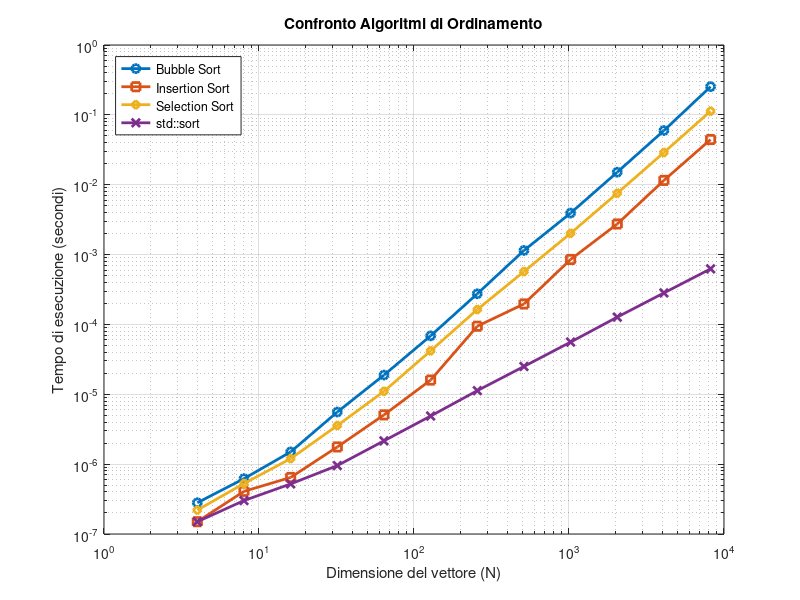

Here is the MATLAB script that generated this plot:
% Si definisce il vettore delle dimensioni N
N = [4, 8, 16, 32, 64, 128, 256, 512, 1024, 2048, 4096, 8192];

% Si indicano i tempi riscontrati sul terminale in secondi
T_bubble    = [2.8e-07, 6.2e-07, 1.497e-06, 5.574e-06, 1.8848e-05, 6.8657e-05, 0.000274535, 0.00114463, 0.0039231, 0.0151137, 0.0596443, 0.253262];
T_insertion = [1.5e-07, 4.08e-07, 6.45e-07, 1.763e-06, 5.069e-06, 1.598e-05, 9.4302e-05, 0.000196383, 0.000851053, 0.00274243, 0.0115369, 0.0443598];
T_selection = [2.2e-07, 5.28e-07, 1.198e-06, 3.568e-06, 1.1018e-05, 4.187e-05, 0.000163351, 0.000570564, 0.0020164, 0.0075549, 0.028905, 0.113063];
T_std_sort  = [1.5e-07, 3.01e-07, 5.21e-07, 9.53e-07, 2.155e-06, 4.881e-06, 1.127e-05, 2.502e-05, 5.5891e-05, 0.000127242, 0.00028247, 0.00062408];

% Si crea il grafico
figure;
loglog(N, T_bubble, '-o', 'LineWidth', 2); hold on;
loglog(N, T_insertion, '-s', 'LineWidth', 2);
loglog(N, T_selection, '-d', 'LineWidth', 2);
loglog(N, T_std_sort, '-x', 'LineWidth', 2);

% Ho inserito una formattazione estetica per una migliore comrpensione,
% consigliato e realizzato tramite l'uso dell'IA!
grid on;
xlabel('Dimensione del vettore (N)');
ylabel('Tempo di esecuzione (secondi)');
title('Confronto Algoritmi di Ordinamento');
legend('Bubble Sort', 'Insertion Sort', 'Selection Sort', 'std::sort', 'Location', 'northwest');
